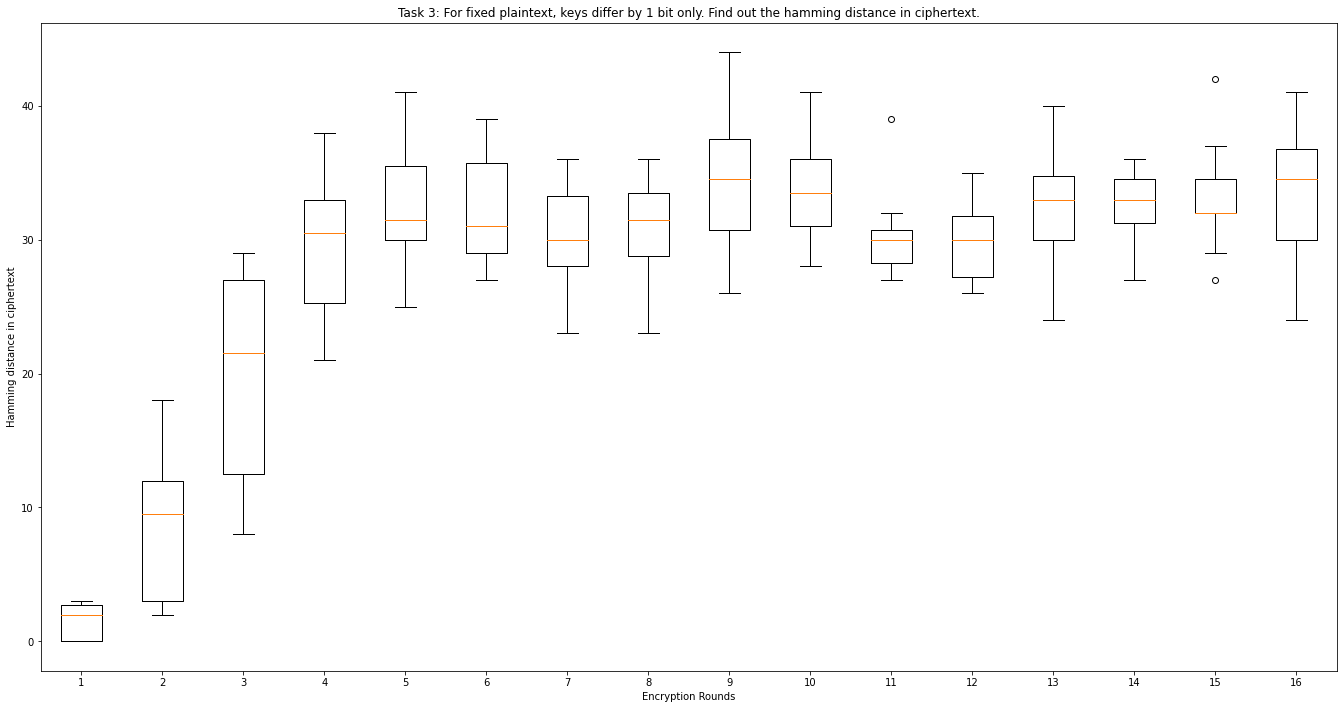

Reproduce this figure in Python.
# Importing
import DESfiddle.utils as dfu
from statistics import median
import numpy as np
import matplotlib.pyplot as plt


def alterText(txt: str, hamming_dist: int) -> str:
  """Alter the given txt at some hamming_dist number of positions. This is used to experimentally determine how the avalanche effect varies with hamming distance in DES. """
  length = len(txt)
  random_pos = sample(range(0,length),hamming_dist)
  random_pos.sort() # To ensure the for loop below doesnot increase the length of txt
  altered_txt = ""
  i = 0
  for pos in random_pos:
    altered_txt += txt[i:pos]
    i = pos+1
    if(txt[pos] == '1'):
      altered_txt += '0'
    else:
      altered_txt += '1'
  
  altered_txt += txt[i:]
  return altered_txt

# Usage
permutation_arr = dfu.generate_PC_1(64)

from DESfiddle.utils import *

# Inputs in binary setting
plaintext = "0000011101001001000001111010111100101110001001011011101100101001"
key = "0110001101000000101101001010100110000000110110001110110011101011"

# Settings
total_rounds = 16
midlength = 32
hamming_dist = 1

#output variables
task2_diff = np.zeros((16,1))

# Hamming the key in binary mode
for i in range(0,10):
    pt_arr = preprocess_plaintext(plaintext, midlength)
    original_key = [key]
    key = [alterText(plaintext, hamming_dist)]
    original_rkb, original_rkh = generate_round_keys(original_key, total_rounds, midlength)
    rkb,_ = generate_round_keys(key, total_rounds, midlength)
    original_ciphertext, original_round_ciphertexts = encrypt(pt_arr, original_rkb, total_rounds, midlength)
    _, round_ciphertexts = encrypt(pt_arr, rkb, total_rounds, midlength)
    ham_diff = calc_diff(original_round_ciphertexts, round_ciphertexts)
    task2_diff = np.column_stack((task2_diff, ham_diff))


task2_diff = np.delete(task2_diff, 0, 1)
task2_diff = np.transpose(task2_diff)

fig = plt.figure(figsize =(12, 9))

# Creating axes instance
ax = fig.add_axes([0, 0, 1.5, 1])
ax.set_xlabel("Encryption Rounds")
ax.set_ylabel("Hamming distance in ciphertext")
ax.set_title("Task 3: For fixed plaintext, keys differ by 1 bit only. Find out the hamming distance in ciphertext.")

 
# Creating plot
bp = ax.boxplot(task2_diff)
 
# show plot
plt.show()
